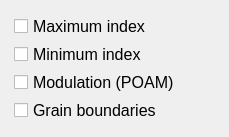
                            <widget class="QWidget" name="scrollAreaWidgetContents_6">
                             <property name="geometry">
                              <rect>
                               <x>0</x>
                               <y>0</y>
                               <width>229</width>
                               <height>117</height>
                              </rect>
                             </property>
                             <layout class="QVBoxLayout" name="verticalLayout_17">
                              <item>
                               <widget class="QWidget" name="widget_6" native="true">
                                <layout class="QVBoxLayout" name="verticalLayout_18">
                                 <property name="spacing">
                                  <number>3</number>
                                 </property>
                                 <property name="leftMargin">
                                  <number>3</number>
                                 </property>
                                 <property name="topMargin">
                                  <number>3</number>
                                 </property>
                                 <property name="rightMargin">
                                  <number>3</number>
                                 </property>
                                 <property name="bottomMargin">
                                  <number>3</number>
                                 </property>
                                 <item>
                                  <widget class="QCheckBox" name="checkBox_6">
                                   <property name="font">
                                    <font>
                                     <family>Arial</family>
                                     <pointsize>12</pointsize>
                                    </font>
                                   </property>
                                   <property name="text">
                                    <string>Maximum index</string>
                                   </property>
                                   <property name="checked">
                                    <bool>false</bool>
                                   </property>
                                  </widget>
                                 </item>
                                 <item>
                                  <widget class="QCheckBox" name="checkBox_8">
                                   <property name="font">
                                    <font>
                                     <family>Arial</family>
                                     <pointsize>12</pointsize>
                                    </font>
                                   </property>
                                   <property name="text">
                                    <string>Minimum index</string>
                                   </property>
                                  </widget>
                                 </item>
                                 <item>
                                  <widget class="QCheckBox" name="checkBox_20">
                                   <property name="font">
                                    <font>
                                     <family>Arial</family>
                                     <pointsize>12</pointsize>
                                    </font>
                                   </property>
                                   <property name="text">
                                    <string>Modulation (POAM)</string>
                                   </property>
                                   <property name="checked">
                                    <bool>false</bool>
                                   </property>
                                  </widget>
                                 </item>
                                 <item>
                                  <widget class="QCheckBox" name="checkBox_21">
                                   <property name="font">
                                    <font>
                                     <family>Arial</family>
                                     <pointsize>12</pointsize>
                                    </font>
                                   </property>
                                   <property name="text">
                                    <string>Grain boundaries</string>
                                   </property>
                                   <property name="checked">
                                    <bool>false</bool>
                                   </property>
                                  </widget>
                                 </item>
                                </layout>
                               </widget>
                              </item>
                             </layout>
                            </widget>
